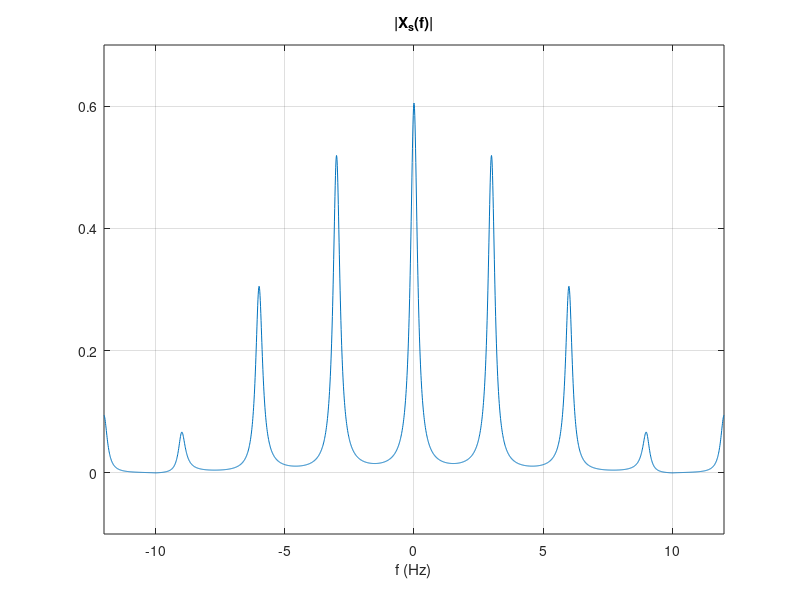

The MATLAB source for this figure:
% Script: mexdt_4_5.m
Xa = @(f) 2./(1+4*pi*pi*f.*f);
f = [-12:0.01:12];
fs = 3;       % Sampling rate
Ts = 1/fs;    % Sampling interval
d = 0.3;      % Duty cycle
Xs = zeros(size(Xa(f)));
for k=-5:5,
  Xs = Xs+fs*Xa(f-k*fs);
end;
Xs = d*Ts*sinc(f*d*Ts).*exp(-j*pi*f*d*Ts).*Xs;  % Eqn. (4.43)
plot(f,abs(Xs)); grid;
axis([-12,12,-0.1,0.7]);
title('|X_{s}(f)|');
xlabel('f (Hz)');
